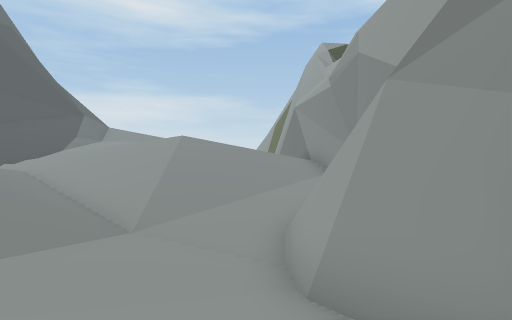
View 1 (above)

18 first-person views from a walk through a 3-D level made in the Unity game engine. The camera is 1.4 m above the floor, tilts 4° down and sees 85° across. The floor is counted in squares, 2 m on a side. Each view is taken from the middle of a square. On the plan, view 1 faces up. The plan holds only what a view shows up to about 9 squares ahead; the rest is blank. The place goes on beyond the plan. The player is left out.

View 2
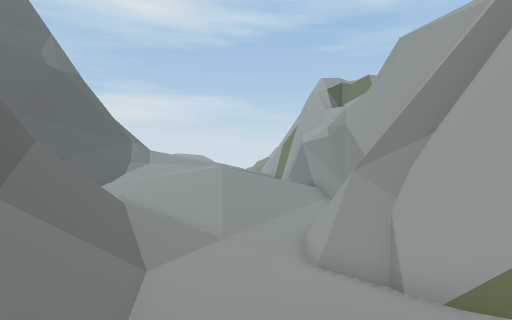

View 3
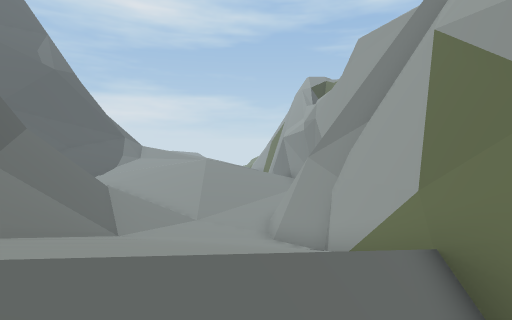

View 4
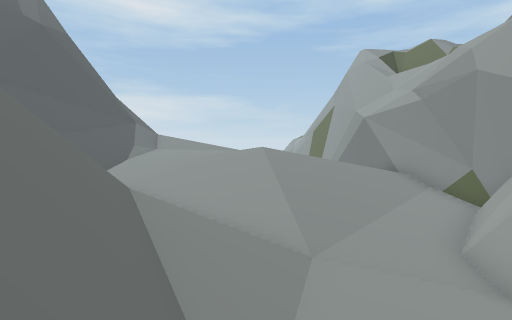

View 5
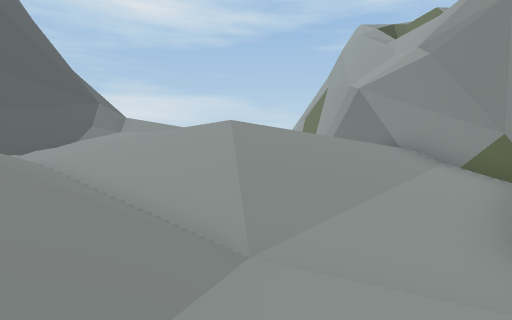

View 6
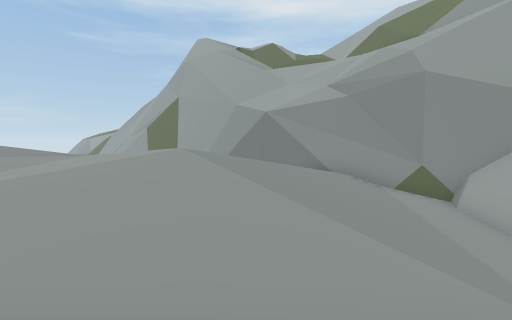

View 7
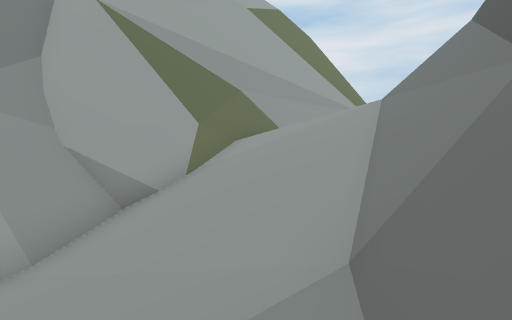

View 8
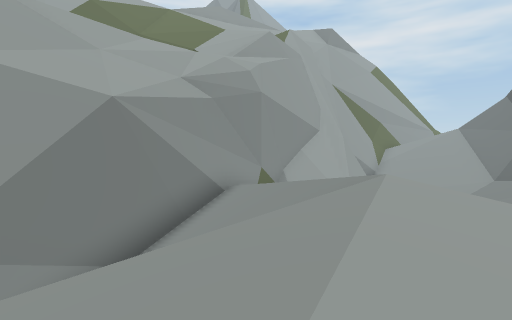

View 9
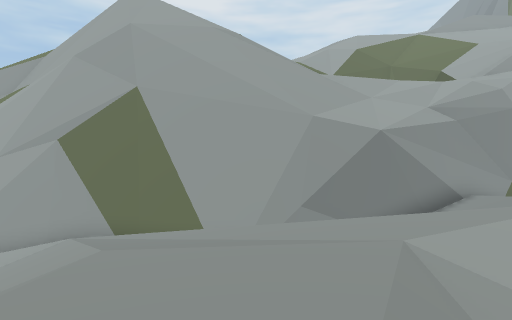

View 10
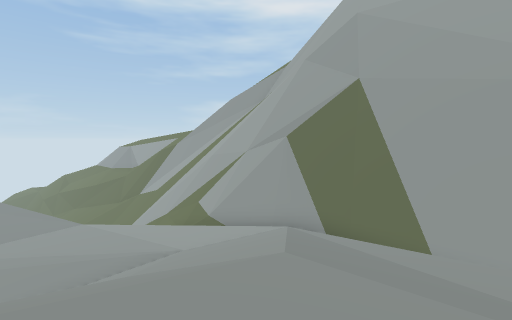

View 11
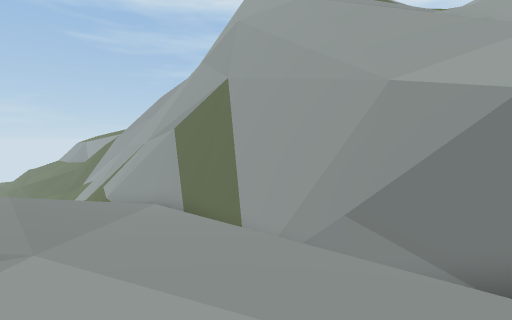

View 12
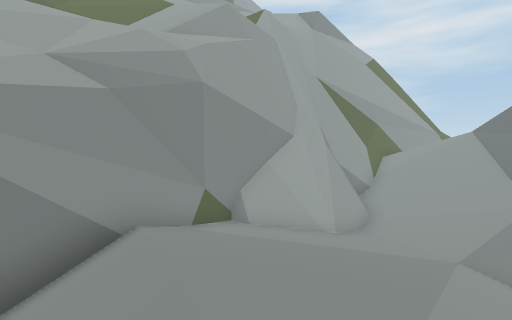

View 13
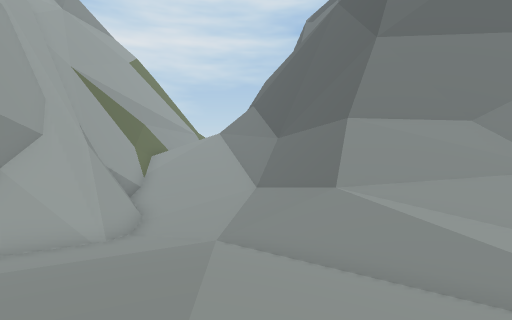

View 14
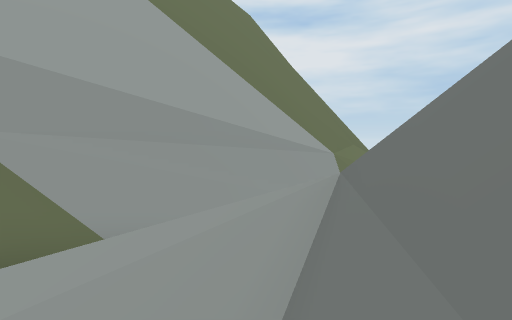

View 15
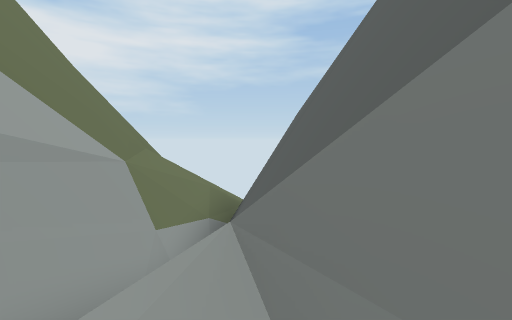

View 16
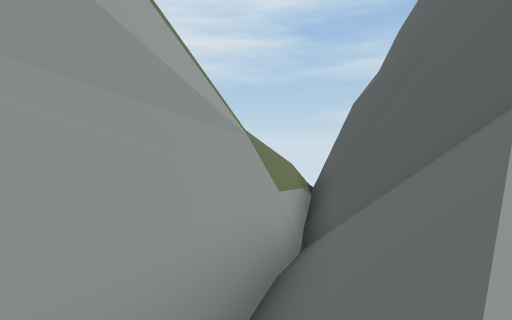

View 17
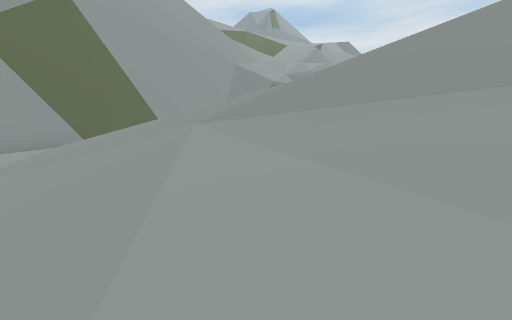

View 18
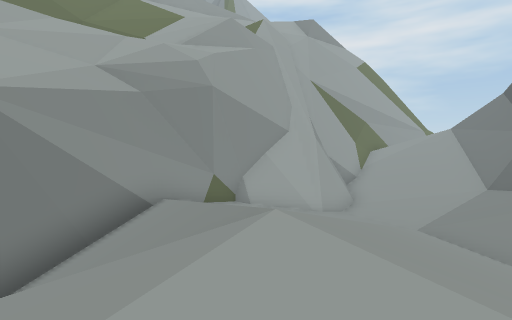

### Floor plan
Key: @ floor where view 1 was taken; # wall or solid block; . main floor; - floor 0.75 m lower than the main floor; _ floor 1.5 m lower than the main floor; < floor 2.25 m lower than the main floor; ( floor 3 m lower than the main floor; : floor 7.25 m higher than the main floor; / step, stairs or slope; = window, fence, low wall or low ledge; ^ raised ledge; v drop or lower ground.
Columns run from 7 left of view 1 to 8 right of it. Each row starts with its distance up from view 1.
 22 //////(#^
 21 ////////#
 20 //=/////# vv
 19 #////_</# vv
 18 ////___ # v/
 17  ...-_/ # v/
 16 /...-_/ # vv
 15  /..-_  # vv
 14  --.--  ##v:
 13  --../  /#v
 12  --../  /#=
 11 _--..////#vv   v
 10 /////////#v    v
  9 /////////#v   v#
  8 /////////## v=/
  7 _///////<<#//=/
  6 ///////((##//
  5 /////(((##v /
  4 //=//(((# vv/
  3 //=//(((# vv
  2 ^#=#/<((## v
  1  ^^^=////# v
  0    ^///@/# v
 -1    #/////# v
 -2    ##////# v
 -3    ^#////# v
 -4     ##///#
 -5     #==//^
 -6     ^#//#
 -7      ^#/# vv
 -8      ^^/#^vv
 -9      ^##=^vv
-10      ^#v/^
-11       #//^

Where each view was taken, in squares from view 1:
view 1: 0 up, 0 right, facing up
view 2: 4 down, 1 left, facing up
view 3: 5 down, 0 right, facing up
view 4: 0 up, 3 left, facing up
view 5: 2 up, 2 left, facing up
view 6: 5 up, 6 left, facing up-right
view 7: 3 up, 4 left, facing down-right
view 8: 14 up, 4 left, facing down-right
view 9: 16 up, 7 left, facing right
view 10: 16 up, 6 left, facing up-right
view 11: 12 up, 4 left, facing up-right
view 12: 11 up, 3 left, facing down-right
view 13: 11 up, 3 left, facing down
view 14: 3 down, 2 left, facing down-right
view 15: 4 down, 1 left, facing down
view 16: 3 down, 1 right, facing down
view 17: 22 up, 7 left, facing down-right
view 18: 12 up, 4 left, facing down-right
